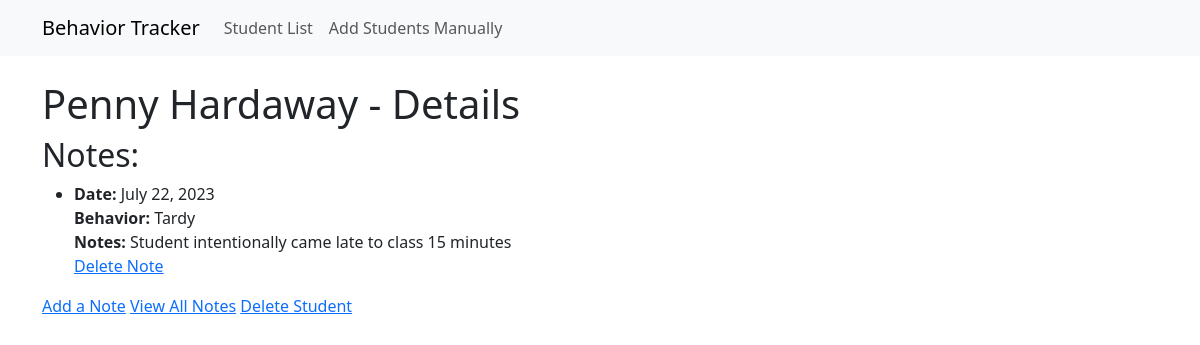
The page /student/7/ on the database its author committed.
### behavior_app/models.py (models this page shows, shortened)
class Student(models.Model):
    first_name = models.CharField(max_length=100)
    last_name = models.CharField(max_length=100)

class Note(models.Model):
    student = models.ForeignKey(Student, on_delete=models.CASCADE, related_name='notes')
    date = models.DateField(auto_now_add=True)  # Automatically adds the current date when a new note is created
    behavior = models.ForeignKey(Behavior, on_delete=models.CASCADE)
    notes = models.TextField()

class Behavior(models.Model):
    name = models.CharField(max_length=100)

### behavior_app/views.py (the view)
# urls.py: path('student/<int:pk>/', views.student_detail, name='student-detail'),
def student_detail(request, pk):
    student = get_object_or_404(Student, pk=pk)
    notes = student.notes.all()
    if request.method == 'POST':
        form = NoteForm(request.POST)
        if form.is_valid():
            note = form.save(commit=False)
            note.student = student
            note.save()
            return redirect('behavior_app:student-detail', pk=pk)
    else:
        form = NoteForm()
    context = {
        'student': student,
        'notes': notes,
        'form': form,
    }
    return render(request, 'student_detail.html', context)

### behavior_app/templates/student_detail.html (shortened to what this page needs)
{% extends 'base.html' %}
{% block content %}
<body>
<h1>{{ student.first_name }} {{ student.last_name }} - Details</h1>
<h2>Notes:</h2>
{% if student.notes.all %}
<ul>
    {% for note in student.notes.all %}
    <li>
        <strong>Date:</strong> {{ note.date }}<br>
        <strong>Behavior:</strong> {{ note.behavior.name }}<br>
        <strong>Notes:</strong> {{ note.notes }}
        <br>
        <a href="{% url 'behavior_app:note-delete' pk=note.pk %}">Delete Note</a>
    </li>
    {% endfor %}
</ul>
{% else %}
<p>No notes available for this student.</p>
{% endif %}
<a href="{% url 'behavior_app:note-add' pk=student.pk %}">Add a Note</a>
<a href="{% url 'behavior_app:notes-list' pk=student.pk %}">View All Notes</a>
<a href="{% url 'behavior_app:delete-student' pk=student.pk %}">Delete Student</a>
</body>
{% endblock %}

### rows shown on the page
Student: first_name "Penny", last_name "Hardaway"
Note: date "July 22, 2023", behavior.name "Tardy", notes "Student intentionally came late to class 15 minutes"
